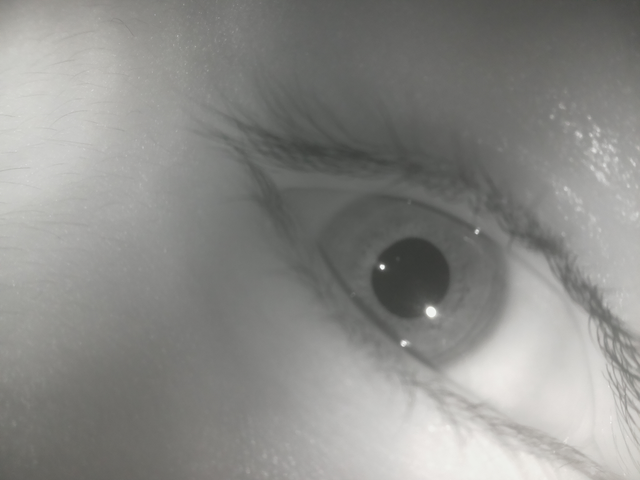
#> input picture TEST1480.png, 640 x 480 px
$ python measure_pupil.py TEST1480.png   (Python 2 division)   (older library calls are emulated)
#> lines starting #> are read from the running program, lines starting #| are printed output that depends on the picture; after the words box and inside, x2 and y2 are one past the last pixel; in counts of white or black regions, pixels touching at a corner belong together
import cv2
#import cv2.cv as cv
import numpy as np
import sys
import matplotlib.pyplot as plt

img = cv2.imread(str(sys.argv[1]))
#> img is the input picture: shape (480, 640, 3); mean B, G, R 136.3, 139.3, 139.3

shp = img[:,:,0].shape
#> shp = (480, 640)
print(shp)
#| (480, 640)

print(img[0][0][0]) #Red
#| 123
# [13 lines of commented-out code are left out]
imgt = cv2.equalizeHist(img[:,:,0])
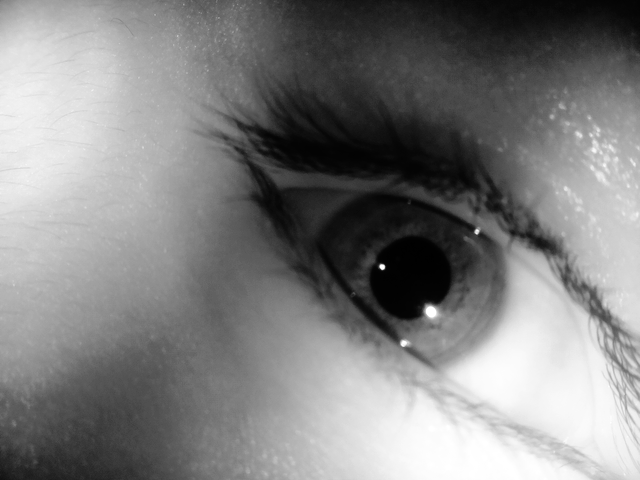
#> imgt: shape (480, 640); min 0, max 255, mean 128.5
plt.imshow(imgt, 'gray')
plt.show()

#from http://docs.opencv.org/3.1.0/d5/daf/tutorial_py_histogram_equalization.html#gsc.tab=0
#adaptive histogram normalised
# create a CLAHE object (Arguments are optional).
#clahe = cv2.createCLAHE(clipLimit=2.0, tileGridSize=(8,8))
#cl1 = clahe.apply(img)


##noise reduction
##normalised block
#blur = cv2.blur(imgt, (5,5))
##GaussianBlur
#gaussian = cv2.GaussianBlur(imgt, (5,5), 0)
##BilateralBlur
#bilateral = cv2.bilateralFilter(imgt, 9, 75, 75)
##median filter
median = cv2.medianBlur(imgt, 5)


##dilation and erosion
#kernel = np.ones((11,11),np.uint8)

#dilated = cv2.dilate(im, kernel)
#eroded = cv2.erode(img,kernel,iterations = 1)


##thresholding??
threshold = 10
ret, thresh_img = cv2.threshold(median, threshold,255 ,cv2.THRESH_BINARY)
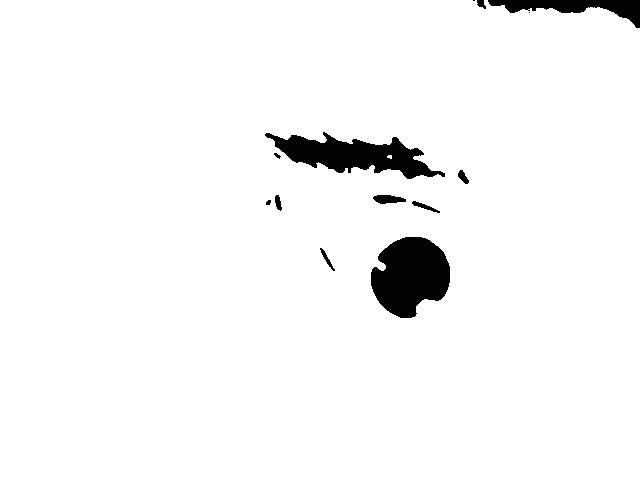
#> thresh_img: shape (480, 640); 96.4% white; 13 black regions (2 under 20 px), largest, box (x1, y1, x2, y2) and area: (371, 237, 450, 318) 4641, (265, 132, 445, 179) 3990, (488, 0, 640, 28) 1729
#> ret = 10

##note that adaptive thresholding will likely give better results
#http://docs.opencv.org/3.1.0/d5/daf/tutorial_py_histogram_equalization.html#gsc.tab=0
#AND
#http://docs.opencv.org/3.0-beta/doc/py_tutorials/py_imgproc/py_thresholding/py_thresholding.html

#th2 = cv2.adaptiveThreshold(median,255,cv2.ADAPTIVE_THRESH_MEAN_C,cv2.THRESH_BINARY,11,2)
#th3 = cv2.adaptiveThreshold(median,255,cv2.ADAPTIVE_THRESH_GAUSSIAN_C,cv2.THRESH_BINARY,11,2)

'''
for i in range(0,255, 20):
        print(i)
        threshold = i
        ret, thresh_img = cv2.threshold(median, threshold,255 ,cv2.THRESH_BINARY)
        plt.imshow(thresh_img, 'gray')
        plt.show()
'''

#NOTICE THAT PUPIL IS ALWAYS RIGHT Centre OF IMAGE
'''
o_img = thresh_img
#draw line across image centre
cv2.line(o_img, (0, 0), (shp[1], shp[0]), (100,100,100), 3) #image, centre x/y, radius, color,
cv2.line(o_img, (0, shp[0]), (shp[1], 0), (100,110,100), 3) #image, centre x/y, radius, color,

plt.imshow(o_img, 'gray')
plt.show()
'''

####Create a whitemask for the left side of the image
mask_array = np.zeros((shp[0], shp[1]), np.uint8)
mask_array[:, shp[1]/4:] +=255
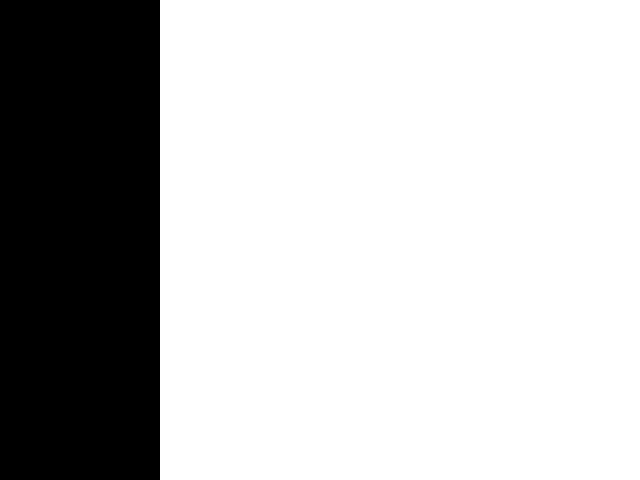
#> mask_array: shape (480, 640); 75% white; 1 black region, box (x1, y1, x2, y2) and area: (0, 0, 160, 480) 76800
plt.imshow(mask_array, 'gray')
plt.show()

masked_img = cv2.multiply(thresh_img, mask_array)
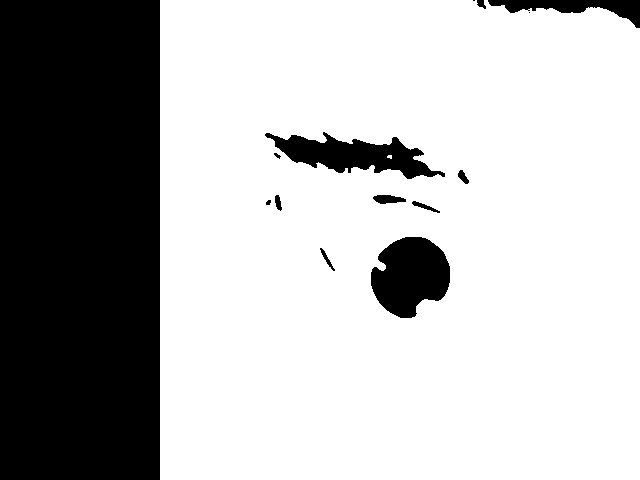
#> masked_img: shape (480, 640); 71.4% white; 14 black regions (2 under 20 px), largest, box (x1, y1, x2, y2) and area: (0, 0, 160, 480) 76800, (371, 237, 450, 318) 4641, (265, 132, 445, 179) 3990
masked_img[:, :shp[1]/4] +=255
plt.imshow(masked_img)
plt.show()

##now simply calculate pixel area of non-white pixels
#faster opencv version
#(images, channels, mask, histSize (i.e. bin count), ranges
hist = cv2.calcHist([masked_img], [0], None, [256], [0,256])
#> hist = 256 values, max 296188 at index 255, min 0 at index 1, mean 1200
#plt.plot(hist)
#plt.show()
##nb mask allows calculation using only part of image
'''
masked_img2 = cv2.bitwise_and(thresh_img, thresh_img, mask=mask_array)
masked_hist = cv2.calcHist([masked_img2], [0], None, [256], [0,256])
plt.plot(masked_hist)

#numpy method
#hist, bins = np.histogram(masked_img, 256, [0,256])
#plt.hist(masked_img.ravel(), 256, [0,256])
plt.show()

plt.imshow(masked_img2)
plt.show()
'''
#print(hist)
no_of_black_pixels = hist[0]
#> no_of_black_pixels = [11012]
print('Number of Black pixels: '+str(no_of_black_pixels))
#| Number of Black pixels: [11012.]
print('Number of White pixels: '+str(hist[-1]))
#| Number of White pixels: [296188.]


#trying to position and measurem pupil
res = 10

#print(range(0, shp[1],res))
#print number of black pixels for each row of pixels
#across
ac = []
for i in range(0, shp[1], res):
	s = sum(masked_img[:,i])
	ac.append(s)
#> this loop made 64 passes
#> s on passes 1 to 12: 122400, 122400, 122400, 122400, 122400, 122400, 122400, 122400, 122400, 122400, 122400, 122400
#> after the loop, ac = 64 values, max 122400 at index 0, min 93585 at index 40, mean 118164.6
	#print(str(i)+": "+str(s))
#down
dw = []
for i in range(0, shp[0], res):
	s = sum(masked_img[i,:])
        dw.append(s)
#> this loop made 48 passes
#> s on passes 1 to 12: 122145, 143565, 160650, 163200, 163200, 163200, 163200, 163200, 163200, 163200, 163200, 163200
#> after the loop, dw = 48 values, max 163200 at index 3, min 122145 at index 0, mean 157005.6
        #print(str(i)+": "+str(s))

plt.plot(range(len(ac)), ac, 'k.')
plt.plot(range(len(dw)), dw, 'r.')

plt.plot(ac.index(min(ac)), min(ac), 'ko')
plt.plot(dw.index(min(dw)), min(dw), 'ro')
'''
#centre ac
acf = np.polyfit(range(len(ac)),ac, 2)
dwf = np.polyfit(range(len(dw)),dw, 2)
f1 = np.poly1d(acf)
f2 = np.poly1d(dwf)

# calculate new x's and y's
plt.plot(range(len(ac)), f1(range(len(ac))), 'k-')
plt.plot(range(len(dw)), f2(range(len(dw))), 'r-')
'''

plt.show()
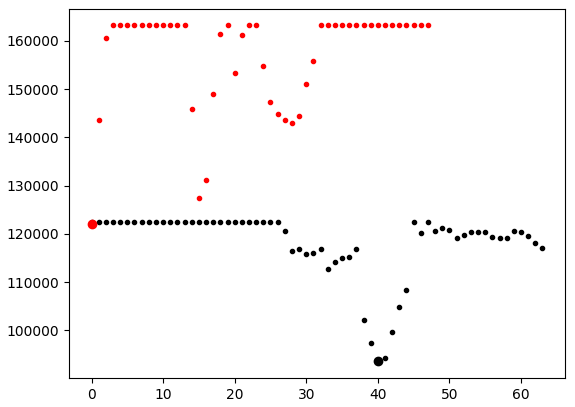
#> figure drawn by matplotlib, 1 panel; curve peaks at x = 0, y = 122400; curve peaks at x = 3, y = 163200

#attemp to draw a circle around pupil
#calculate radius from number of black pixels
rd = np.sqrt(no_of_black_pixels/np.pi)
#> rd = [59.2]

#drawcentre
#> (the run stopped early here; a loop or call above may not have finished)
